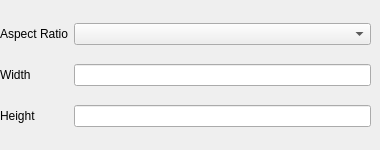
     <widget class="QWidget" name="page_2">
      <widget class="QWidget" name="gridLayoutWidget_50">
       <property name="geometry">
        <rect>
         <x>0</x>
         <y>10</y>
         <width>371</width>
         <height>131</height>
        </rect>
       </property>
       <layout class="QGridLayout" name="gridLayout_54">
        <item row="2" column="0">
         <widget class="QLabel" name="LabelAspectRatioHeight">
          <property name="frameShape">
           <enum>QFrame::Shape::NoFrame</enum>
          </property>
          <property name="text">
           <string>Height</string>
          </property>
         </widget>
        </item>
        <item row="0" column="0">
         <widget class="QLabel" name="LabelAspectRatio">
          <property name="frameShape">
           <enum>QFrame::Shape::NoFrame</enum>
          </property>
          <property name="text">
           <string>Aspect Ratio</string>
          </property>
         </widget>
        </item>
        <item row="1" column="0">
         <widget class="QLabel" name="LabelAspectRatioWidth">
          <property name="frameShape">
           <enum>QFrame::Shape::NoFrame</enum>
          </property>
          <property name="text">
           <string>Width</string>
          </property>
         </widget>
        </item>
        <item row="0" column="1">
         <widget class="QComboBox" name="AspectRatio">
          <property name="currentText">
           <string/>
          </property>
          <property name="placeholderText">
           <string/>
          </property>
         </widget>
        </item>
        <item row="1" column="1">
         <widget class="QLineEdit" name="PlayfieldWidth_Windowed">
          <property name="inputMask">
           <string>999999</string>
          </property>
          <property name="text">
           <string/>
          </property>
         </widget>
        </item>
        <item row="2" column="1">
         <widget class="QLineEdit" name="PlayfieldHeight_Windowed">
          <property name="inputMask">
           <string>999999</string>
          </property>
          <property name="text">
           <string/>
          </property>
         </widget>
        </item>
       </layout>
      </widget>
     </widget>
